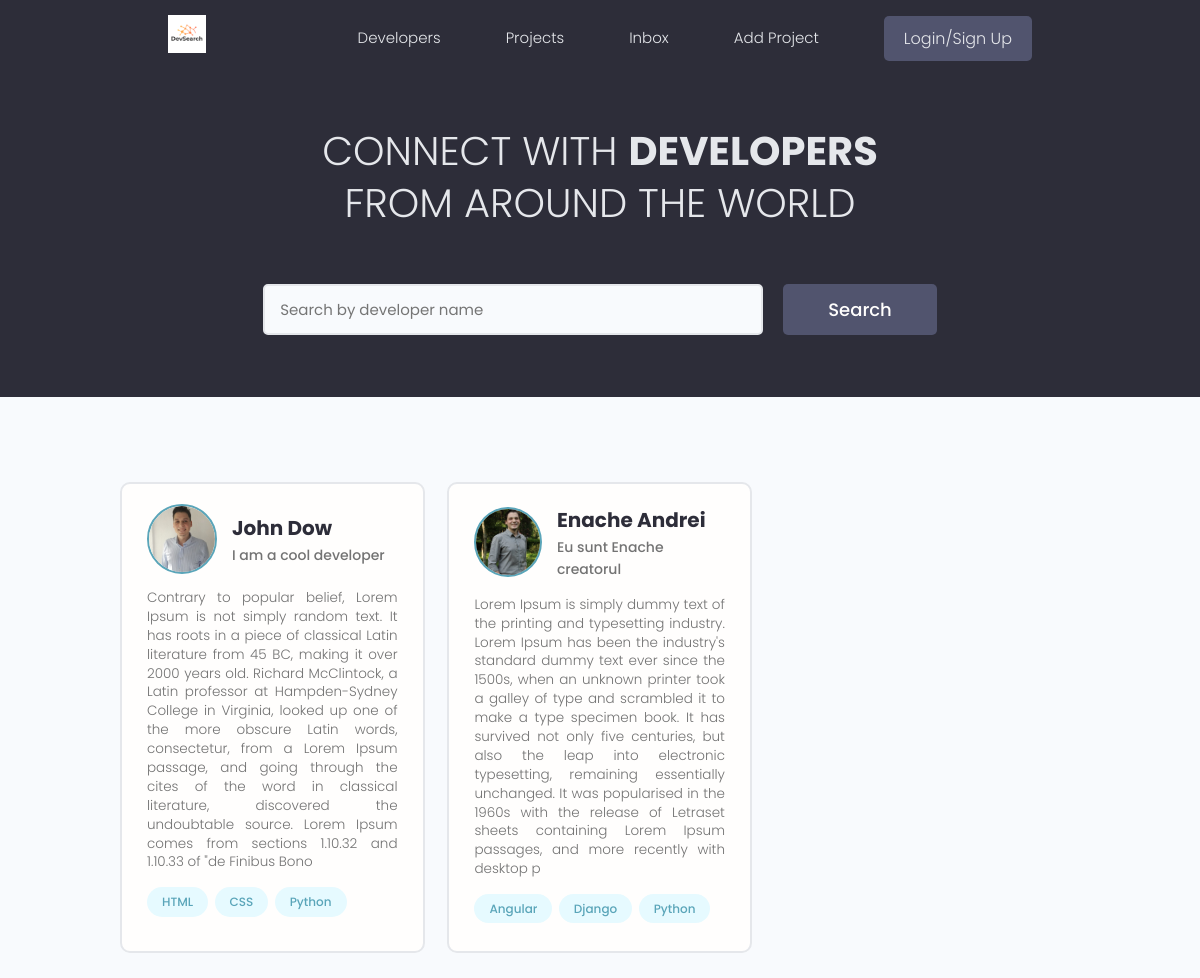
The page / on the database its author committed.
### users/models.py (models this page shows, shortened)
class Profile(models.Model):
    user = models.OneToOneField(User, on_delete=models.CASCADE, null=True, blank=True)
    name = models.CharField(max_length=200, blank=True, null=True)
    email = models.EmailField(max_length=500, blank=True, null=True)
    username = models.CharField(max_length=200, blank=True, null=True)
    location = models.CharField(max_length=200, blank=True, null=True)
    short_intro = models.CharField(max_length=500, blank=True, null=True)
    bio = models.TextField(blank=True, null=True)
    profile_image = models.ImageField(null=True, blank=True, upload_to='profiles/', default='profiles/default.png')
    social_github = models.CharField(max_length=200, blank=True, null=True)
    social_twitter = models.CharField(max_length=200, blank=True, null=True)
    social_linkedin = models.CharField(max_length=200, blank=True, null=True)
    social_website = models.CharField(max_length=200, blank=True, null=True)
    created = models.DateTimeField(auto_now_add=True)
    id = models.UUIDField(default=uuid.uuid4, unique=True, primary_key=True, editable=False)

class Skill(models.Model):
    owner = models.ForeignKey(Profile, on_delete=models.CASCADE, null=True, blank=True)
    name = models.CharField(max_length=200, null=True, blank=True)
    description = models.TextField(null=True, blank=True)
    created = models.DateTimeField(auto_now_add=True)
    id = models.UUIDField(default=uuid.uuid4, unique=True, primary_key=True, editable=False)
    def __str__(self):
        return str(self.name)

### users/views.py (the view)
# urls.py: path('', views.profiles, name="profiles" ),
def profiles(request):
    profiles = Profile.objects.all()
    context = {'profiles': profiles}
    return render(request, 'users/profiles.html', context)

### users/templates/users/profiles.html (shortened to what this page needs)
{% extends 'main.html' %}
{% block content %}
<main class="home">
    <section class="hero-section text-center">
      <div class="container container--narrow">
        <div class="hero-section__box">
          <h2>CONNECT WITH <span>DEVELOPERS</span></h2>
          <h2>FROM AROUND THE WORLD</h2>
        </div>
        <div class="hero-section__search">
          <form class="form" action="#" method="get">
            <div class="form__field">
              <input class="input input--text" id="formInput#search" type="text" name="text"
                placeholder="Search by developer name" />
            </div>
            <input class="btn btn--sub btn--lg" type="submit" value="Search" />
          </form>
        </div>
      </div>
    </section>
    <section class="devlist">
      <div class="container">
        <div class="grid grid--three">
            {% for profile in profiles  %}
            <div class="column card">
                <div class="dev">
                  <a href="{% url 'user-profile' profile.id %}" class="card__body">
                    <div class="dev__profile">
                      <img class="avatar avatar--md" src="{{profile.profile_image.url}}" alt="image" />
                      <div class="dev__meta">
                        <h3>{{profile.name}}</h3>
                        <h5>{{profile.short_intro|slice:"60"}}</h5>
                      </div>
                    </div>
                    <p class="dev__info">
                        {{profile.bio|slice:"500"}}
                    </p>
                    <div class="dev__skills">
                        {% for skill in profile.skill_set.all  %}
                        <span class="tag tag--pill tag--main">
                            <small>{{skill|slice:"5"}}</small>
                        </span>
                        {% endfor %}
                    </div>
                  </a>
                </div>
              </div>
            {% endfor %}
        </div>
      </div>
    </section>
  </main>
{% endblock content %}

### static/styles/app.css (style rules this page uses)
:root { --color-sub: #2d2d39; }
.btn--sub { background-color: var(--color-sub-light); }
.card { border: 2px solid var(--color-light); }
img { width: 100%; }
.hero-section { height: 40vh; display: flex; align-items: center; background-color: var(--color-sub); }
.hero-section__box { margin-bottom: 4rem; }
.hero-section__box > h2, .hero-section__box > h2 > span { font-size: 4rem; color: var(--color-light); line-height: 1.3; text-transform: uppercase; }
.hero-section__box > h2 { font-weight: 300; }
.hero-section__box > h2 > span { font-weight: 700; }
.hero-section__search > .form { display: flex; align-items: center; justify-content: center; gap: 2rem; }
.hero-section__search > .form input.input--text { width: 50rem; }
.devlist { margin-top: 8rem; }
.devlist .grid { align-items: stretch; }
.devlist .dev .dev__profile { display: flex; align-items: center; gap: 1.5rem; }
.devlist .dev .dev__meta h3 { color: var(--color-sub); font-size: 2rem; font-weight: 700; }
.devlist .dev .dev__meta h5 { color: var(--color-text); font-size: 1.4rem; font-weight: 500; }
.devlist .dev .dev__info { margin: 1.5rem 0; font-size: 1.35rem; line-height: 1.4; text-align: justify; }

### static/uikit/styles/modules/_variables.css (style rules this page uses)
:root { --color-main: #5aa5b9; --color-main-light: #e6faff; --color-sub: #3f4156; --color-sub-light: #51546e; --color-sub-lighter: #ededfd; --color-text: #737373; --color-gray: #8b8b8b; --color-light: #e5e7eb; --color-light-gray: #767676; --color-bg: #f8fafd; --color-white: #fffefd; --color-white-light: #f3f3f3; --color-success: #359e64; --color-success-bg: #def8e8; --color-error: #fc4b0b; --color-error-bg: #fff2ee; --font-base: 'Poppins', arial, helvetica, 'Segoe UI', roboto, ubuntu, sans-serif; --font-monospace: 'Fira Code', 'Courier New', courier, monospace; --font-regular: 300; --font-medium: 500; --font-bold: 700; --generic-shadow: 1px 1px 5px #00000010; --generic-transition: all 0.3s ease-in-out; }

### static/uikit/styles/modules/_base.css (style rules this page uses)
* { margin: 0; padding: 0; box-sizing: border-box; text-rendering: optimizeLegibility; color: inherit; font-size: inherit; }
html { font-size: 50%; }
@media only screen and (min-width: 480px) { html { font-size: 56.25%; } }
@media only screen and (min-width: 1200px) { html { font-size: 62.5%; } }
body { line-height: 1.6; font-weight: 400; font-size: 1.5rem; color: var(--color-text); background-color: var(--color-bg); min-height: 100vh; }

### static/uikit/styles/modules/_typography.css (style rules this page uses)
* { font-family: var(--font-base); }
h2 { font-size: 3.6rem; font-weight: var(--font-bold); }
h3 { font-size: 3.2rem; font-weight: var(--font-medium); }
h5 { font-size: 2.4rem; font-weight: var(--font-medium); }
h5, h6 { font-weight: var(--font-regular); }
p, span, strong { font-size: 1.6rem; color: var(--color-text); font-weight: var(--font-regular); }
a { padding-bottom: 2px; text-decoration: none; display: inline-block; color: var(--color-main); font-weight: var(--font-medium); }

### static/uikit/styles/modules/_utilities.css (style rules this page uses)
.container { width: 92%; max-width: 165rem; margin: 0 auto; box-sizing: border-box; }
.container--narrow { width: 92%; max-width: 120rem; }
@media screen and (min-width: 1000px) { .container { width: 90%; } }
@media screen and (min-width: 1000px) { .container--narrow { width: 85%; } }
@media screen and (min-width: 1200px) { .container { width: 80%; } }
@media screen and (min-width: 1200px) { .container--narrow { width: 72%; } }
.text-center { text-align: center; }

### static/uikit/styles/modules/_avatar.css (style rules this page uses)
.avatar { border-radius: 50%; border: 2px solid var(--color-main); object-fit: cover; }
.avatar--md { height: 7rem; width: 7rem; }

### static/uikit/styles/modules/_button.css (style rules this page uses)
.btn { display: inline-block; position: relative; cursor: pointer; background-color: var(--color-light); font-weight: var(--font-medium); color: var(--color-sub); text-decoration: none; padding: 1rem 2rem; border-radius: 0.5rem; border: none; width: -webkit-fit-content; width: -moz-fit-content; width: fit-content; height: -webkit-fit-content; height: -moz-fit-content; height: fit-content; font-size: 1.6rem; outline-width: 0; outline-color: transparent; -webkit-backface-visibility: hidden; backface-visibility: hidden; transition: all 0.3s ease-in-out; }
.btn--sub { background-color: var(--color-sub); color: var(--color-white); }
.btn--lg { font-size: 1.8rem; padding: 1.2rem 4.5rem; }

### static/uikit/styles/modules/_card.css (style rules this page uses)
.card { border-radius: 1rem; background-color: var(--color-white); border: 1.5px solid var(--color-light); width: auto; height: auto; margin-top: 0.5rem; margin-bottom: 0.5rem; overflow: hidden; }
.card__body, .card__header { padding: 2rem 2.5rem; }

### rows shown on the page
Profile: profile_image (picture), name "John Dow", short_intro "I am a cool developer", bio "Contrary to popular belief, Lorem Ipsum is not simply random text. It has roots in a piece of classical Latin literature from 45 BC, making it over 2000 years old. Richard McClintock, a Latin professor at Hampden-Sydney College in Virginia, looked up one of the more obscure Latin words, consectetur, from a Lorem Ipsum passage, and going through the cites of the word in classical literature, discovered the undoubtable source. Lorem Ipsum comes from sections 1.10.32 and 1.10.33 of \"de Finibus Bono"
Skill: name "HTML"
Skill: name "CSS"
Skill: name "Python"
Profile: profile_image (picture), name "Enache Andrei", short_intro "Eu sunt Enache creatorul", bio "Lorem Ipsum is simply dummy text of the printing and typesetting industry. Lorem Ipsum has been the industry's standard dummy text ever since the 1500s, when an unknown printer took a galley of type and scrambled it to make a type specimen book. It has survived not only five centuries, but also the leap into electronic typesetting, remaining essentially unchanged. It was popularised in the 1960s with the release of Letraset sheets containing Lorem Ipsum passages, and more recently with desktop p"
Skill: name "Angular"
Skill: name "Django"
Skill: name "Python"
